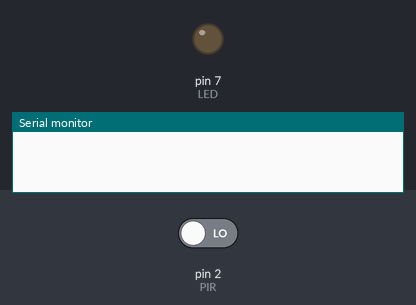
Bench run of a sketch on a simulated Arduino Uno, built with avr-gcc and run on an emulated ATmega328P. On the bench: output pins drawn as LEDs (lit = HIGH), the last lines printed to the serial monitor. The test bench sets the inputs (shaded band); at power-on: pin 2 (PIR) LOW.

Above: at 1.2 s.
1.3 s: pin 2 (PIR) driven HIGH
At 1.8 s:
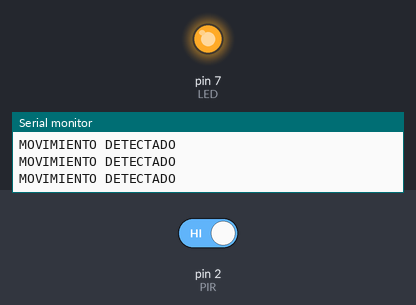
4.3 s: pin 2 (PIR) driven LOW
At 5.5 s:
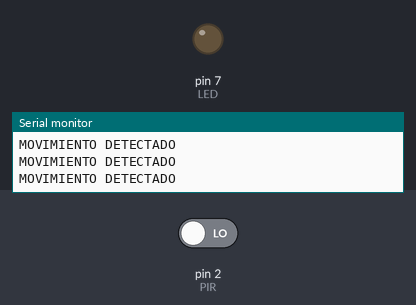
Timing chart, 0 to 7.3 s (numbered marks = the images above; inputs shaded):
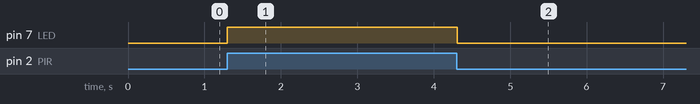

Measured:
- after the input at 1.3 s, pin 7 (LED): LOW → HIGH at once
- after the input at 4.3 s, pin 7 (LED): HIGH → LOW at once

The sketch:

practica_9.ino
```cpp
int PIR = 2;
int LED = 7;

void setup(){
  pinMode(PIR,INPUT);
  pinMode(LED,OUTPUT);
  Serial.begin(9600);
}

void loop(){
  if(digitalRead(PIR) == HIGH){
    Serial.println("MOVIMIENTO DETECTADO");
    digitalWrite(LED,HIGH);
    delay(100);
    digitalWrite(LED,LOW);
  }
}
```
